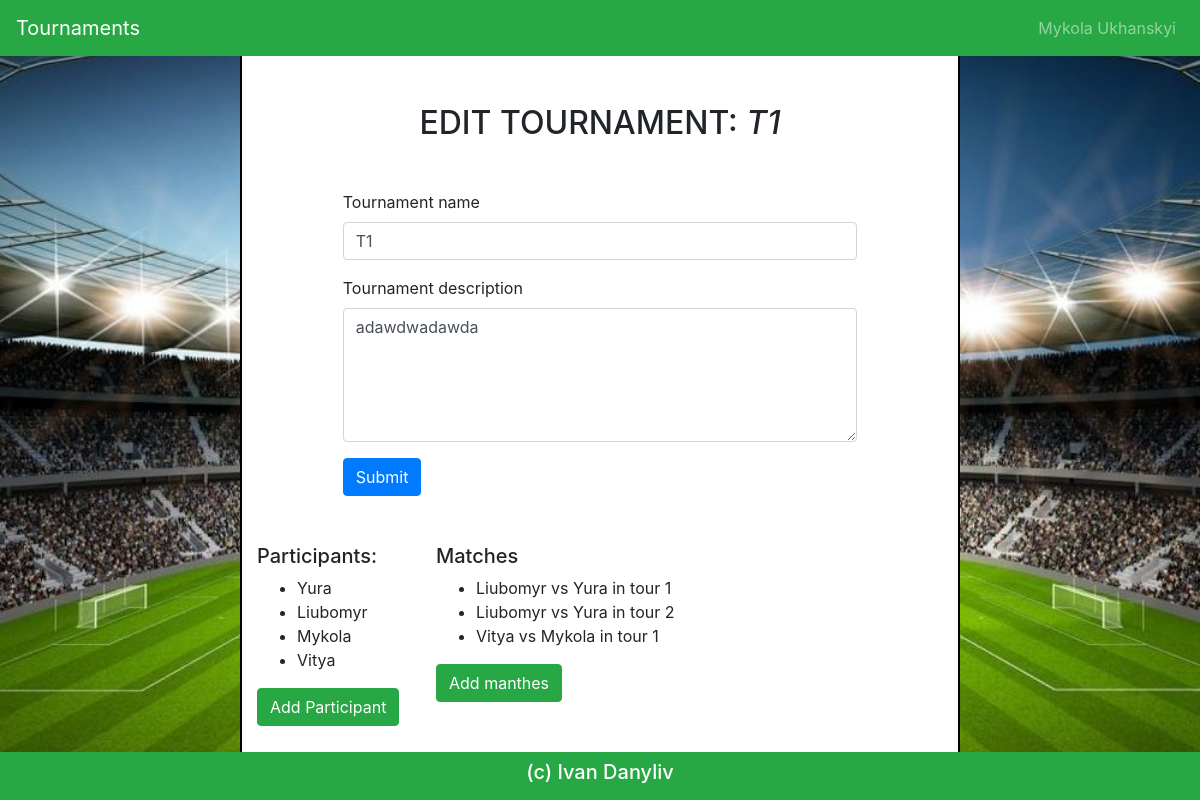
Screenshot of /edit_tournament?2?3 (signed in) with the database file from the repository.
### tournaments/db_module.py (models this page shows)
class Users(db.Model):
	id = db.Column(db.Integer, primary_key = True)
	name = db.Column(db.String(40), nullable = False)
	surname = db.Column(db.String(50), nullable = False)
	email = db.Column(db.String(100), unique = True, nullable = False)
	password = db.Column(db.String(30), nullable = False)
	admin = db.Column(db.Boolean, nullable = False, default = False)

class Tournaments(db.Model):
	id = db.Column(db.Integer, primary_key = True)
	user_id = db.Column(db.Integer, nullable = False)
	name = db.Column(db.String(100), nullable = False)
	description = db.Column(db.String(500), nullable = False)

class Teams(db.Model):
	id = db.Column(db.Integer, primary_key = True)
	user_id = db.Column(db.Integer, nullable = False)
	tournament_id = db.Column(db.Integer, nullable = False)
	name = db.Column(db.String(40), nullable = False)

class Matches(db.Model):
	id = db.Column(db.Integer, primary_key = True)
	tournament_id = db.Column(db.Integer, nullable = False)
	team_home_id = db.Column(db.Integer, nullable = False)
	team_guest_id = db.Column(db.Integer, nullable = False)
	tour = db.Column(db.Integer, nullable = False)

### tournaments/routes.py (the view)
@app.route('/edit_tournament?<user_id>?<tournament_id>', methods = ['POST', 'GET'])
def edit_tournament(user_id, tournament_id):
	return um.edit_tournament(user_id, tournament_id)

### tournaments/db_module.py (called while the page is built)
	def get_user_id(self, email):
		user = Users.query.filter_by(email = email).first()
		return user.id if user else None

	def select_user_data(self, id):
		user_data = Users.query.filter_by(id = id).first()
		return user_data

	def select_tournament(self, id):
		tournament = Tournaments.query.filter_by(id = id).first()
		return tournament

	def select_teams(self, *args):
		teams = Teams.query.filter_by(user_id = args[0], tournament_id = args[1]).all()
		return teams

	def get_team_name(self, id):
		team = Teams.query.filter_by(id = id).first()
		return team.name

	def select_matches(self, id):
		matches = Matches.query.filter_by(tournament_id = id).all()
		return matches

### tournaments/user_module.py (called while the page is built, shortened)
	def edit_tournament(self, *args):
		tournament = db.select_tournament(args[1])
		select_teams = db.select_teams
		select_matches = db.select_matches
		get_team_name = db.get_team_name
		user = db.select_user_data(db.get_user_id(session['email']))
		return render_template('edit_tournament.html', user = user, args = args, tournament = tournament, select_teams = select_teams, select_matches = select_matches, get_team_name = get_team_name)

### tournaments/templates/edit_tournament.html (shortened to what this page needs)
{% extends 'base.html' %}
{% block content %}
	<nav class="navbar navbar-expand-lg navbar-dark bg-success sticky-top">
		<a class="navbar-brand" href="{{ url_for('index') }}">Tournaments</a>
		<div class="collapse navbar-collapse" id="navbarNavAltMarkup">
			<div class="navbar-nav ml-auto">
				{% if user %}
					<a class="nav-item nav-link" href="{{ url_for('user') }}">{{ user.name }} {{ user.surname }}</a>
				{% else %}
					<a class="nav-item nav-link" href="{{ url_for('login') }}">sign in</a>
				{% endif %}
			</div>
		</div>
	</nav>
	<div class="container py-5">
		<h2 class="text-center text-uppercase mb-5">Edit Tournament: <i>{{ tournament.name }}</i></h2>
		<form method="POST" class="mx-auto my-5 w-75">
			<div class="form-group">
				<label for="tournamentName">Tournament name</label>
				<input type="text" class="form-control" id="tournamentName" name="name" value="{{ tournament.name }}" required>
			</div>
			<div class="form-group">
				<label for="tournamentDescription">Tournament description</label>
				<textarea class="form-control" id="tournamentDescription" name="description" rows="5" required>{{ tournament.description }}</textarea>
			</div>
			<button type="submit" class="btn btn-primary">Submit</button>
		</form>
		<div class="row">
			<div class="col-3">
				<h5>Participants:</h5>
				<ul>
					{% for team in select_teams(args[0], args[1]) %}
						<li>{{ team.name }}</li>
					{% endfor %}
				</ul>
				<a class="btn btn-success" href="{{ url_for('add_team', user_id = args[0], tournament_id = args[1]) }}">Add Participant</a>
			</div>
			<div class="col-9">
				<h5>Matches</h5>
				<ul>
					{% for match in select_matches(args[1]) %}
						<li>{{ get_team_name(match.team_home_id) }} vs {{ get_team_name(match.team_guest_id) }} in tour {{ match.tour }}</li>
					{% endfor %}
				</ul>
				<a href="{{ url_for('add_match', user_id = args[0], tournament_id = args[1]) }}" class="btn btn-success">Add manthes</a>
			</div>
		</div>
	</div>
{% endblock %}

### tournaments/static/css/style.css (style rules this page uses)
body { background-image: url("../img/bg.jpg"); background-repeat: no-repeat; background-size: 100% 100%; background-attachment: fixed; }
.container { background-color: #fff; width: 60%; height: 100%; border: 2px #000; border-style: none solid; }

### rows the page displays
Users: name "Mykola", surname "Ukhanskyi"
Tournaments: name "T1", description "adawdwadawda"
Teams: name "Yura"
Teams: name "Liubomyr"
Teams: name "Mykola"
Teams: name "Vitya"
Matches: tour "1"
Matches: tour "2"
Matches: tour "1"
